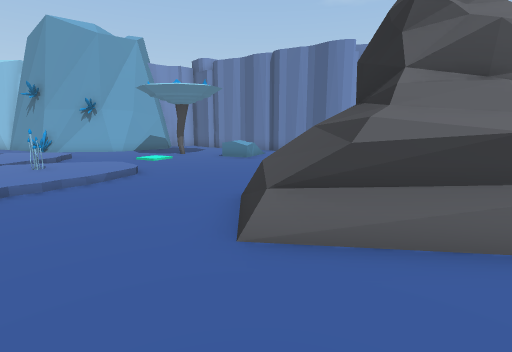
view 1 (above)

18 first-person views from a walk through a Unity game level. The camera is 1.3 m above the floor, tilts 10° down and sees 85° across. The floor is counted in squares, 1 m on a side. Each view is taken from the middle of a square. On the plan, view 1 faces up. The plan holds only what a view shows up to about 13 squares ahead; the rest is blank. The place goes on beyond the plan. The player character is not drawn.

view 2
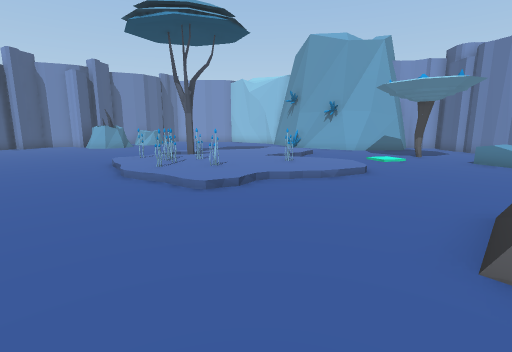

view 3
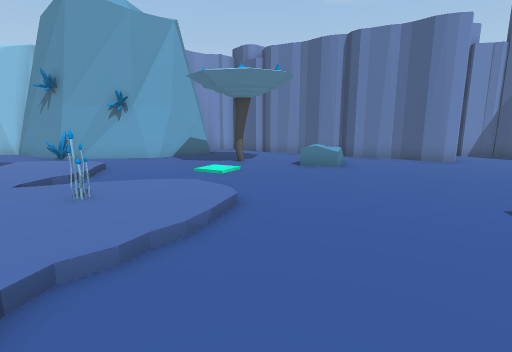

view 4
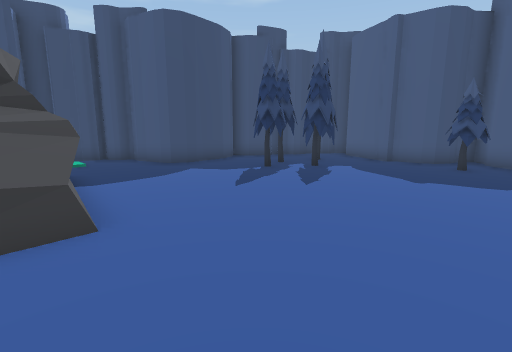

view 5
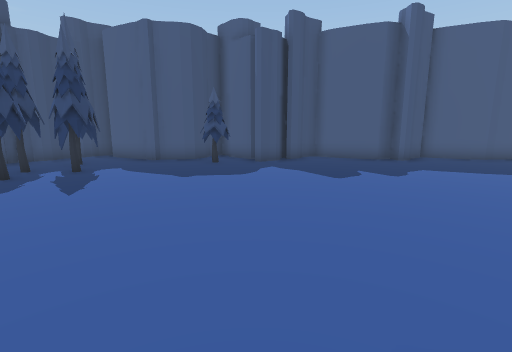

view 6
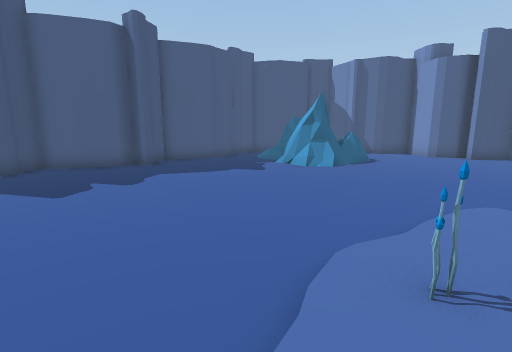

view 7
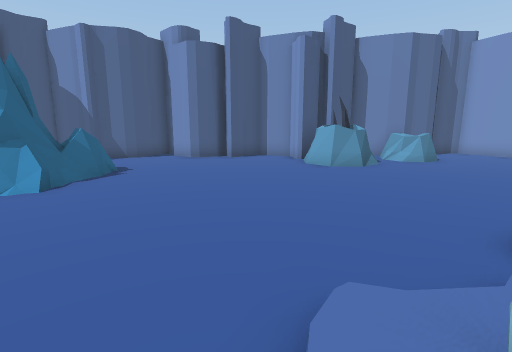

view 8
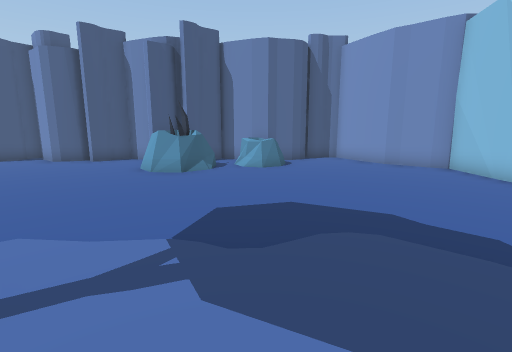

view 9
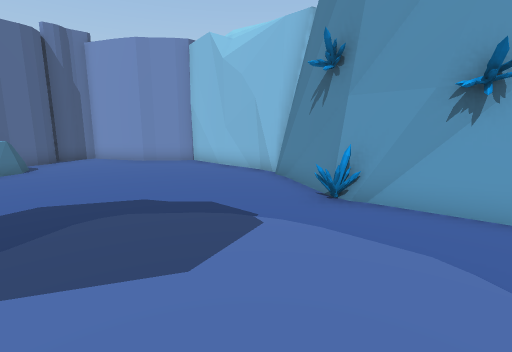

view 10
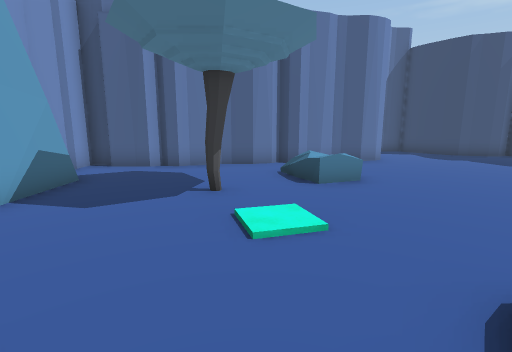

view 11
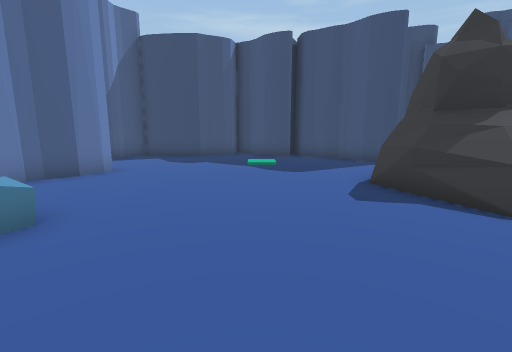

view 12
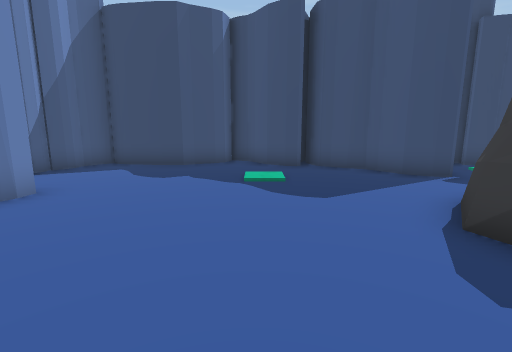

view 13
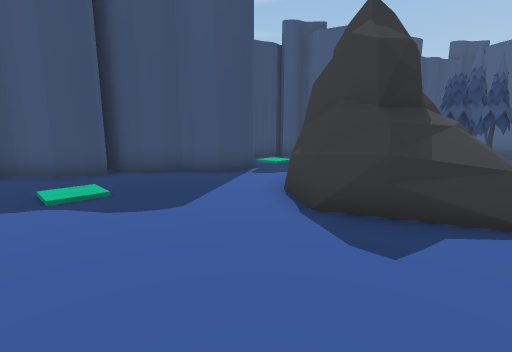

view 14
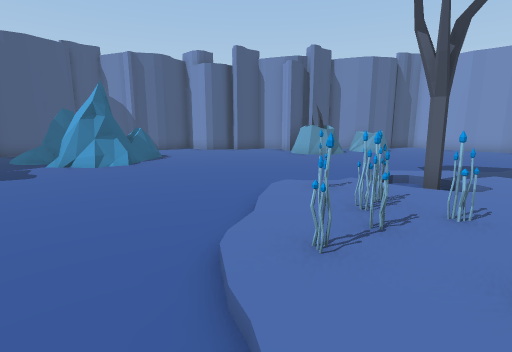

view 15
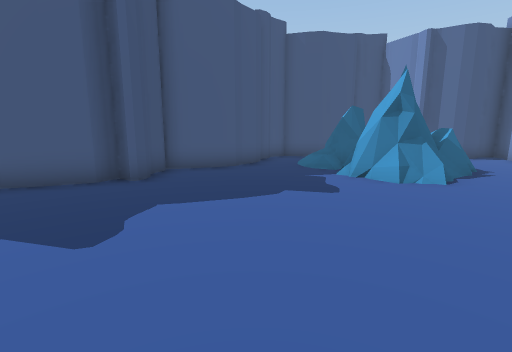

view 16
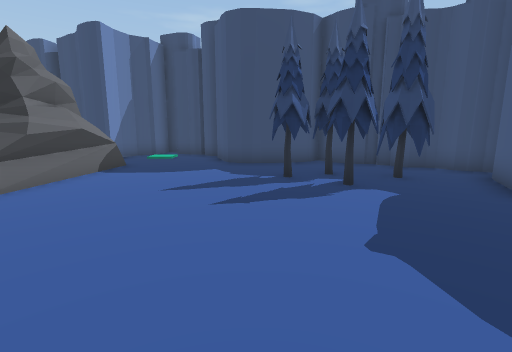

view 17
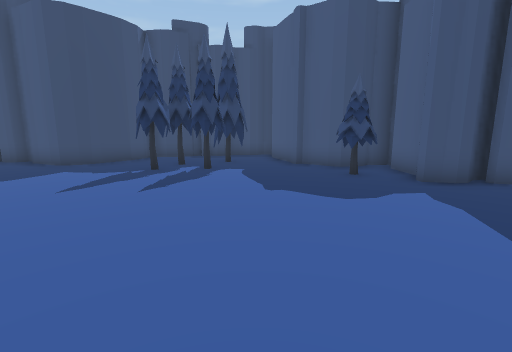

view 18
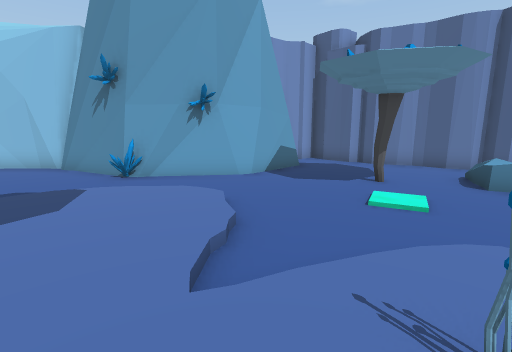

### Floor plan
Key: @ floor where view 1 was taken; # wall or solid block; . main floor; : floor 0.25 m higher than the main floor; / step, stairs or slope; T tree; R rock; P plant; C crystal; O other object.
Columns run from 23 left of view 1 to 9 right of it. Each row starts with its distance up from view 1.
 19                   ###
 18                   ..##
 17       OOO        #...###
 16    ##OOOO###    ##.....##    ##
 15   ##.......######.......###  .###
 14  ##.........C......TT.....##....#
 13 ##.................T..RO........#
 12 #...........////...O..R.........#
 11 ##........./::::...O............#
 10  #PP......./::::................#
  9  #PP......./::::..//.........O..#
  8  #.P......./::::/:::...........##
  7  #.PP......///:::P::...........##
  6  ##PPP.....//T:::::/....OOO....#
  5  ###P......./:PPP:/....OO#OO..##
  4  #........../PPPP::....OO#  ..##
  3  #...........//////....OOOOO...##
  2  ##...........................O.#
  1  ##............................##
  0  ##....................@.......#
 -1 ##....O.....................####
 -2  ##.. OOOO...............T..#
 -3   #.  OOOO...............TT.##
 -4   #    OO...............TTT..#
 -5   #    OO................T..##
 -6   #    O............TT...TT.#
 -7     ###.###..##...##TT##...##
 -8       ### ##################

Where each view was taken, in squares from view 1:
view 1: 0 up, 0 right, facing up
view 2: 0 up, 0 right, facing up-left
view 3: 3 up, 3 left, facing up
view 4: 4 up, 4 left, facing down-right
view 5: 4 up, 4 left, facing down
view 6: 4 up, 5 left, facing down-left
view 7: 3 up, 9 left, facing left
view 8: 9 up, 9 left, facing left
view 9: 9 up, 8 left, facing up-left
view 10: 9 up, 7 left, facing up-right
view 11: 9 up, 4 left, facing right
view 12: 9 up, 1 left, facing right
view 13: 10 up, 0 right, facing down-right
view 14: 3 up, 5 left, facing left
view 15: 0 up, 7 left, facing down-left
view 16: 2 down, 5 left, facing right
view 17: 1 up, 6 left, facing down-right
view 18: 6 up, 7 left, facing up
